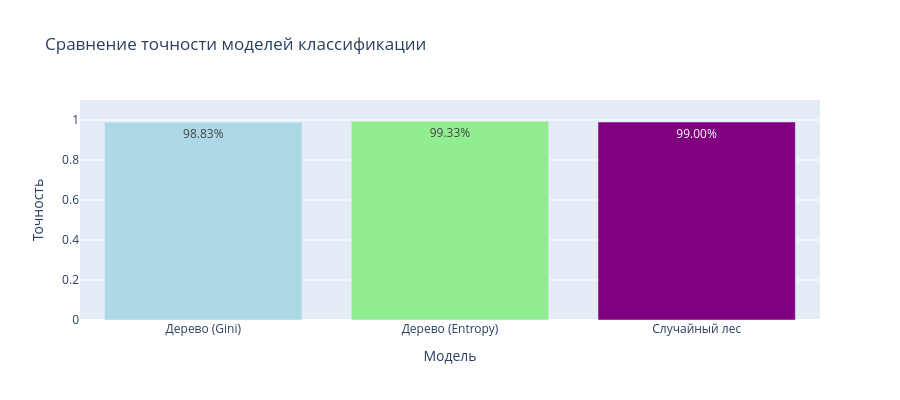

The code cell stored with this chart in its notebook:
### Markdown cell above
## Сравнение моделей классификации

### Code cell
clf_metrics_df = pd.DataFrame({
    'Модель': ['Дерево (Gini)', 'Дерево (Entropy)', 'Случайный лес'],
    'Точность': [accuracy_tree_gini, accuracy_tree_entropy, accuracy_forest]
})

print("\n=== Сводная таблица точности моделей ===")
print(clf_metrics_df.to_string(index=False))

fig = go.Figure()

fig.add_trace(go.Bar(
    x=clf_metrics_df['Модель'],
    y=clf_metrics_df['Точность'],
    text=clf_metrics_df['Точность'].apply(lambda x: f'{x:.2%}'),
    textposition='auto',
    marker=dict(color=['lightblue', 'lightgreen', 'purple'])
))

fig.update_layout(
    title='Сравнение точности моделей классификации',
    xaxis_title='Модель',
    yaxis_title='Точность',
    yaxis=dict(range=[0, 1.1]),
    height=400
)

fig.show()

### Figure 1 — Plotly figure (JSON) as saved in the notebook; plotly's stock layout.template omitted (floating-point values rounded to 4 significant figures)
{"data": [{"marker": {"color": ["lightblue", "lightgreen", "purple"]}, "text": ["98.83%", "99.33%", "99.00%"], "textposition": "auto", "type": "bar", "x": ["Дерево (Gini)", "Дерево (Entropy)", "Случайный лес"], "y": [0.9883, 0.9933, 0.99]}], "layout": {"height": 400, "title": {"text": "Сравнение точности моделей классификации"}, "xaxis": {"title": {"text": "Модель"}}, "yaxis": {"range": [0, 1.1], "title": {"text": "Точность"}}}}
